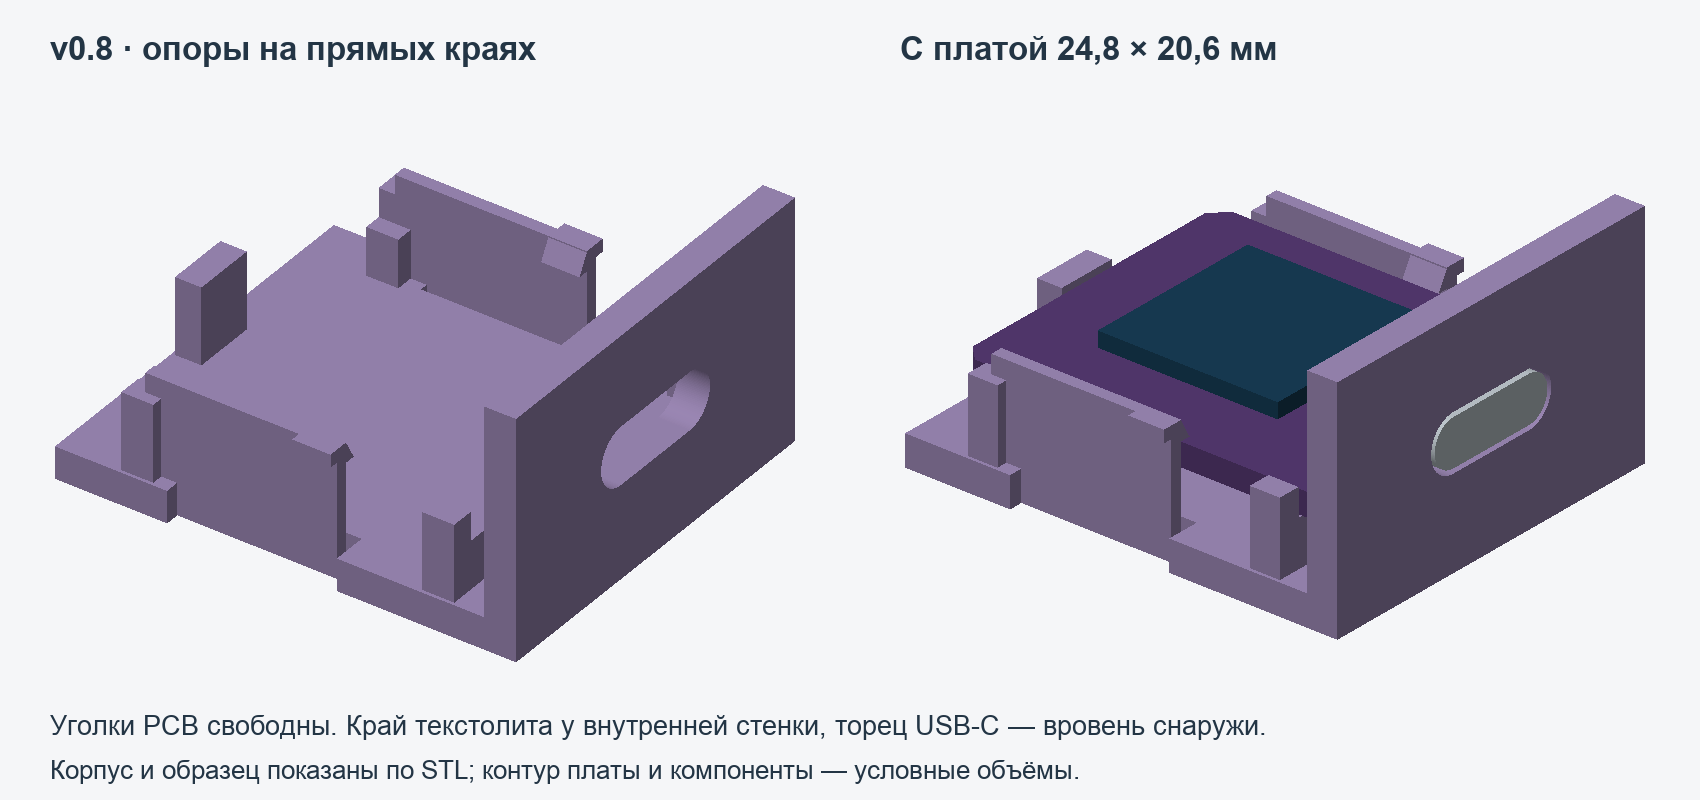

Write the Python code that produced this figure.
from pathlib import Path
import numpy as np
import trimesh
P=Path(__file__).resolve().parent
s=(P/'build_samples.py').read_text();ns={'__file__':str(P/'build_samples.py')}
exec(s.split('samples={};report=')[0],ns)
exec(s[s.index('# Deterministic opaque z-buffer preview'):s.index('im=Image.new')],ns)
Image,ImageDraw,ImageFont=ns['Image'],ns['ImageDraw'],ns['ImageFont'];render=ns['render'];mesh=ns['mesh'];ESP=ns['ESP']
offset=(-ESP[0]+2,-ESP[1]+2,0)
frame=trimesh.load(P/'fit_esp32_snaps.stl',force='mesh')
pcb=mesh(ns['pcb_solid'](ESP).translate(offset))
usb=mesh(ns['capsule_x'](ns['USB_FRONT']-8,ns['USB_CENTRE_Y']-4.5,ns['USB_BOTTOM'],8,9,3).solid().translate(offset))
glass=mesh(ns['B'](ESP[0]+5,ESP[1]+5,6.5,12,12,1).solid().translate(offset))
a=render([(frame,'#9c88b5')],(85,-120,100),(800,580))
b=render([(frame,'#9c88b5'),(pcb,'#553971'),(glass,'#183d55'),(usb,'#bfc8ce')],(100,-120,85),(800,580))
im=Image.new('RGB',(1700,800),'#f5f6f8');im.paste(a,(25,125));im.paste(b,(875,125));d=ImageDraw.Draw(im)
f='/System/Library/Fonts/Supplemental/Arial.ttf';fb='/System/Library/Fonts/Supplemental/Arial Bold.ttf'
def t(x,y,s,n=29,b=False):d.text((x,y),s,font=ImageFont.truetype(fb if b else f,n),fill='#233545')
t(50,30,'v0.8 · опоры на прямых краях',33,True)
t(900,30,'С платой 24,8 × 20,6 мм',33,True)
t(50,710,'Уголки PCB свободны. Край текстолита у внутренней стенки, торец USB-C — вровень снаружи.',27)
t(50,755,'Корпус и образец показаны по STL; контур платы и компоненты — условные объёмы.',26)
im.save(P/'preview_controller.png')
